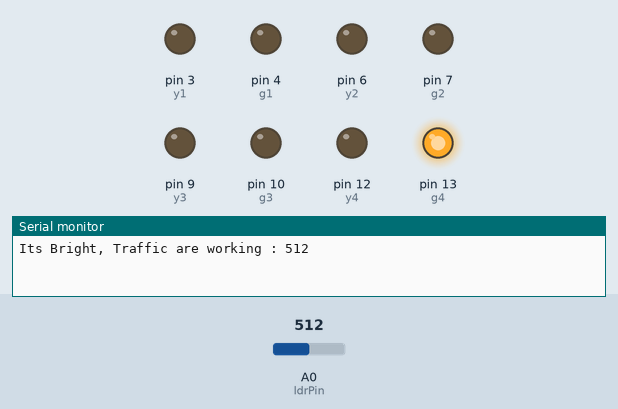
Simulated run of this sketch. Board: Arduino Uno, built with avr-gcc and run on an emulated ATmega328P. On the bench: output pins drawn as LEDs (lit = HIGH), the last lines printed to the serial monitor. Dashed ring = blinking. Inputs (shaded band) come from the test bench; at power-on: A0 (ldrPin) = 512. Pins used as bus, display or sensor lines are not drawn.

Above: at 28.8 s.
28.9 s: A0 (ldrPin) set to 209
40.9 s: A0 (ldrPin) set to 186
At 51.0 s:
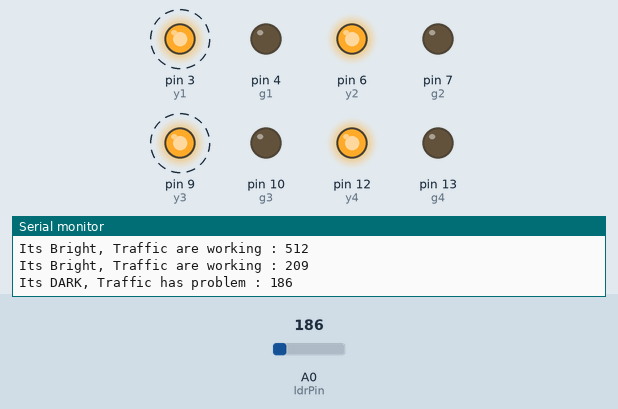
54.9 s: A0 (ldrPin) set to 210
At 57.0 s:
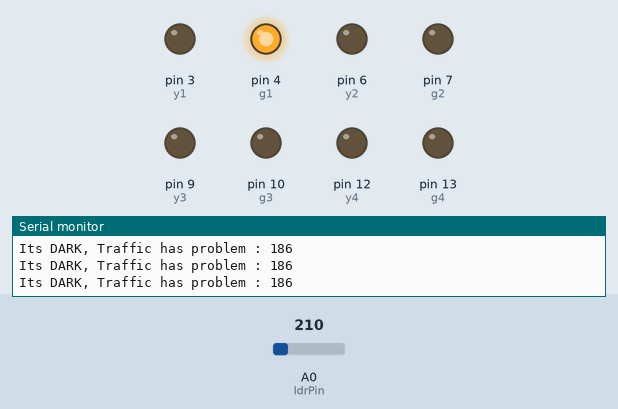
66.9 s: A0 (ldrPin) set to 190
At 68.0 s:
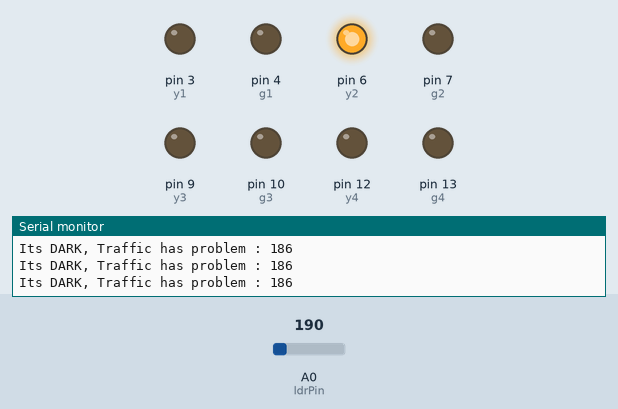
Timing chart, 0 to 79.9 s (numbered marks = the images above; inputs shaded):
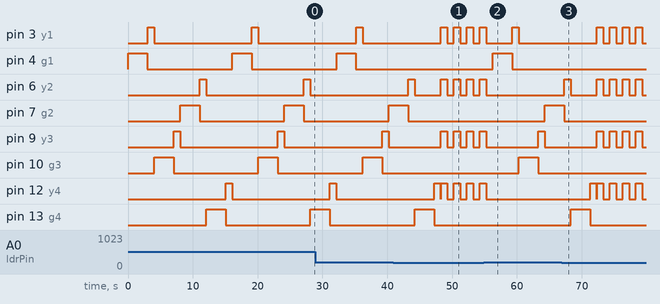

Measured:
- the behaviour switches between 200 and 199 on A0 (ldrPin) (found by bisection; images 0 and 1)
- after the input at 40.9 s, pin 4 (g1): stays LOW (without the input it goes to HIGH after 7.3 s); pin 9 (y3): alternates HIGH for 1.0 s and LOW for 1.0 s, starting after 7.3 s; pin 10 (g3): stays LOW (without the input it goes to HIGH after 11.4 s)
- after the input at 54.9 s, pin 4 (g1): LOW → HIGH after 1.3 s, → LOW 3.0 s later; pin 6 (y2), pin 12 (y4): goes on until 55.2 s, then stays LOW; pin 7 (g2): LOW → HIGH after 9.4 s; pin 10 (g3): LOW → HIGH after 5.4 s, → LOW 3.0 s later
- after the input at 66.9 s, pin 4 (g1): stays LOW (without the input it goes to HIGH after 5.4 s); pin 10 (g3): stays LOW (without the input it goes to HIGH after 9.4 s)
- by itself, pin 3 (y1), pin 6 (y2), pin 9 (y3): alternates HIGH for 1.0 s and LOW for 15.1 s
- by itself, pin 4 (g1), pin 7 (g2), pin 10 (g3): alternates HIGH for 3.0 s and LOW for 13.1 s

The sketch:

a1.ino
```cpp
const int r1 = 2;   //set pin2 for red
const int y1 = 3;   //set pin3 for yellow
const int g1 = 4;   //set pin4 for green
const int r2 = 5;   //set pin5 for red
const int y2 = 6;   //set pin6 for yellow
const int g2 = 7;   //set pin7 for green
const int r3 = 8;   //set pin8 for red
const int y3 = 9;   //set pin9 for yellow
const int g3 = 10;  //set pin10 for green
const int r4 = 11;  //set pin11 for red
const int y4 = 12;  //set pin12 for yellow
const int g4 = 13;  //set pin13 for green
const int ldrPin = A0; //ldr analog

int matrix[18][2][4]={
  //{green red red red} {on on on on}
  {{g1, r2, r3, r4 },{HIGH, HIGH, HIGH, HIGH}}, //0
  {{g1, r2, r3, r4 },{LOW, LOW, LOW, LOW}},     //1
  {{y1, r2, r3, r4 },{HIGH, HIGH, HIGH, HIGH}}, //2
  {{y1, r2, r3, r4 },{LOW, LOW, LOW, LOW}},     //3
  {{g3, r1, r2, r4},{HIGH, HIGH, HIGH, HIGH}},  //4
  {{g3, r1, r2, r4},{LOW, LOW, LOW, LOW}},      //5
  {{y3, r1, r2, r4},{HIGH, HIGH, HIGH, HIGH}},  //6
  {{y3, r1, r2, r4},{LOW, LOW, LOW, LOW}},      //7
  {{g2, r1, r3, r4},{HIGH, HIGH, HIGH, HIGH}},  //8
  {{g2, r1, r3, r4},{LOW, LOW, LOW, LOW}},      //9
  {{y2, r1, r3, r4},{HIGH, HIGH, HIGH, HIGH}},  //10
  {{y2, r1, r3, r4},{LOW, LOW, LOW, LOW}},      //11
  {{g4, r1, r2, r3},{HIGH, HIGH, HIGH, HIGH}},  //12
  {{g4, r1, r2, r3},{LOW, LOW, LOW, LOW}},      //13
  {{y4, r1, r2, r3},{HIGH, HIGH, HIGH, HIGH}},  //14
  {{y4, r1, r2, r3},{LOW, LOW, LOW, LOW}},      //15
  {{y1, y2, y3, y4},{HIGH, HIGH, HIGH, HIGH}},  //16
  {{y1, y2, y3, y4},{LOW, LOW, LOW, LOW}}       //17
};

void setup() {
  pinMode(ldrPin, INPUT);
  Serial.begin(9600);
  pinMode(r1, OUTPUT);
  pinMode(y1, OUTPUT);
  pinMode(g1, OUTPUT);
  pinMode(r2, OUTPUT);
  pinMode(y2, OUTPUT);
  pinMode(g2, OUTPUT);
  pinMode(r3, OUTPUT);
  pinMode(y3, OUTPUT);
  pinMode(g3, OUTPUT);
  pinMode(r4, OUTPUT);
  pinMode(y4, OUTPUT);
  pinMode(g4, OUTPUT);

}
void trafficOn(int trf){
  digitalWrite(matrix[trf][0][0],matrix[trf][1][0]);
  digitalWrite(matrix[trf][0][1],matrix[trf][1][1]);
  digitalWrite(matrix[trf][0][2],matrix[trf][1][2]);
  digitalWrite(matrix[trf][0][3],matrix[trf][1][3]);
};
void loop() {
    int ldrStatus = analogRead(A0);
    if (ldrStatus >= 200){
      for(int i=0;i<16;i++){
        if (i%4==0){
          trafficOn(i);
          delay(3000);
        }
        if (i%4==1) {
          trafficOn(i);
          delay(10);
        }
        if (i%4==2){
          trafficOn(i);
          delay(1000);
        }
        if (i%4==3){
          trafficOn(i);
          delay(10);
        }
      }

      Serial.print("Its Bright, Traffic are working : ");
    } else {
      trafficOn(16);
      delay(1000);
      trafficOn(17);
      delay(1000);
      Serial.print("Its DARK, Traffic has problem : ");
    }
    Serial.println(ldrStatus);
}
```
